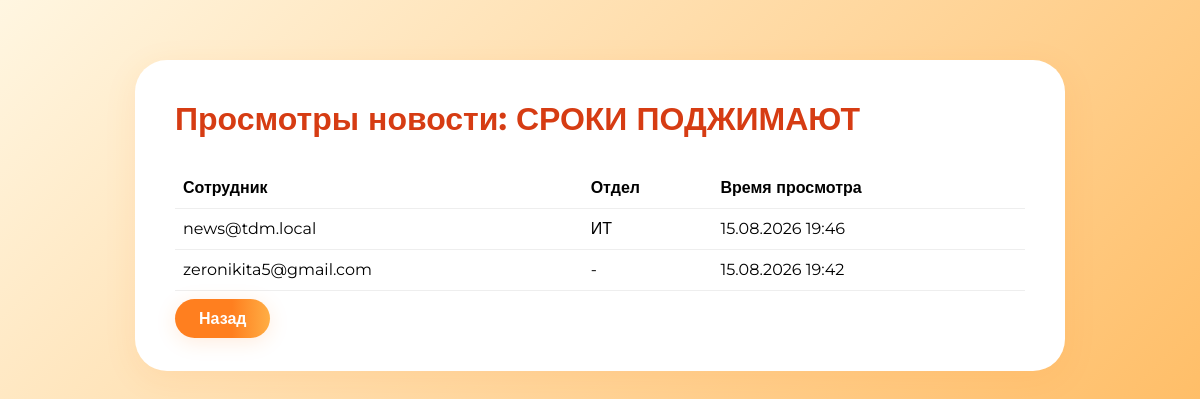
Before: /news_admin/news/views/1 (signed in) with the older database file.
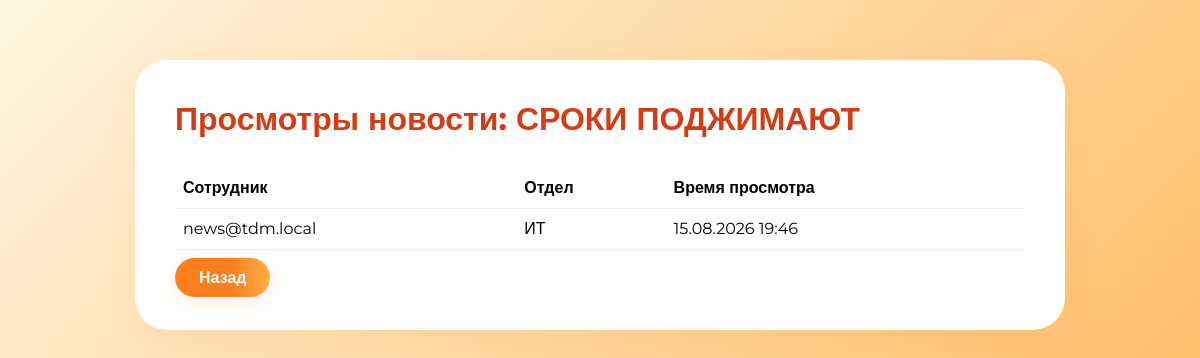
After: the same page with the newer database file.
### app.py (models this page shows)
class NewsView(db.Model):
    id = db.Column(db.Integer, primary_key=True)
    news_id = db.Column(db.Integer, db.ForeignKey('news.id'), nullable=False)
    user_id = db.Column(db.Integer, db.ForeignKey('user.id'), nullable=False)
    viewed_at = db.Column(db.DateTime, default=datetime.utcnow)

class User(db.Model):
    id = db.Column(db.Integer, primary_key=True)
    email = db.Column(db.String(120), unique=True, nullable=False)
    password = db.Column(db.String(128), nullable=False)
    is_confirmed = db.Column(db.Boolean, default=False)
    confirm_token = db.Column(db.String(64), nullable=True)
    role = db.Column(db.String(32), default='employee')
    department_id = db.Column(
        db.Integer, db.ForeignKey('department.id'), nullable=True
    )
    department = db.relationship(
        'Department', backref=db.backref('users', lazy=True)
    )
    news_views = db.relationship(
        'NewsView', backref='user', lazy=True, cascade='all, delete-orphan'
    )

class Department(db.Model):
    __tablename__ = 'department'
    id = db.Column(db.Integer, primary_key=True)
    name = db.Column(db.String(100), nullable=False, unique=True)

### app.py (the view)
@app.route('/news_admin/news/views/<int:news_id>')
@news_admin_required
def news_views(news_id):
    news_item = News.query.get_or_404(news_id)
    views = (
        NewsView.query.filter_by(news_id=news_id)
        .order_by(NewsView.viewed_at.desc())
        .all()
    )
    return render_template('news_views.html', news=news_item, views=views)

### app.py (called while the page is built)
def news_admin_required(f):
    @wraps(f)
    def decorated_function(*args, **kwargs):
        if 'user_id' not in session or session.get('role') != 'news_admin':
            return redirect(url_for('login'))
        return f(*args, **kwargs)
    return decorated_function

### templates/news_views.html (shortened to what this page needs)
<!DOCTYPE html>
<html lang="ru">
<head>
    <link href="https://cdn.jsdelivr.net/npm/bootstrap@5.3.2/dist/css/bootstrap.min.css" rel="stylesheet">
</head>
<body>
    <div class="container">
        <div class="dashboard-box">
            <h2>Просмотры новости: {{ news.title }}</h2>
            <table class="table">
                <thead>
                    <tr>
                        <th>Сотрудник</th>
                        <th>Отдел</th>
                        <th>Время просмотра</th>
                    </tr>
                </thead>
                <tbody>
                    {% for view in views %}
                    <tr>
                        <td>{{ view.user.email }}</td>
                        <td>
                            {% if view.user.department %}
                                {{ view.user.department.name }}
                            {% else %}
                                -
                            {% endif %}
                        </td>
                        <td>{{ view.viewed_at.strftime("%d.%m.%Y %H:%M") }}</td>
                    </tr>
                    {% else %}
                    <tr>
                        <td colspan="3" class="text-center text-muted">Нет данных о просмотрах</td>
                    </tr>
                    {% endfor %}
                </tbody>
            </table>
            <a href="{{ url_for('news_admin_news') }}" class="btn-main">Назад</a>
        </div>
    </div>
</body>
</html>

Changed rows visible on the page:
removed NewsView: user.email "zeronikita5@gmail.com", viewed_at "15.08.2026 19:42"
